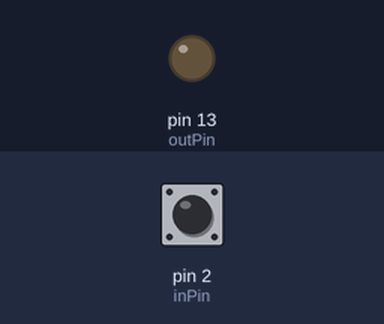
Recording of a sketch running on a simulated Arduino Uno, built with avr-gcc and run on an emulated ATmega328P. Parts: output pins drawn as LEDs (lit = HIGH). The inputs (shaded band) are chosen by the test bench; at power-on: pin 2 (inPin) HIGH.

Above: at 1.2 s.
1.3 s: pin 2 (inPin) pulled LOW for 0.15 s
At 2.6 s:
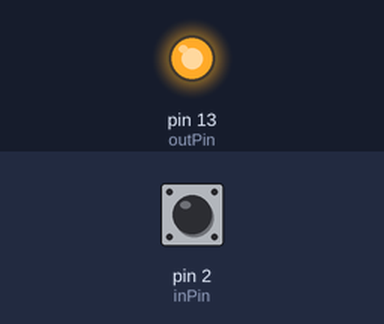
2.9 s: pin 2 (inPin) pulled LOW for 1 s
At 5.1 s:
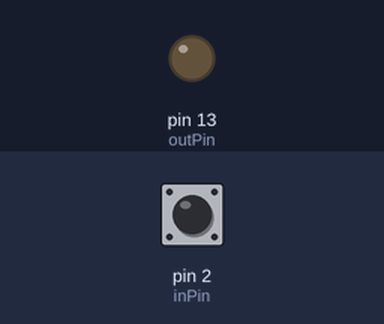
5.4 s: pin 2 (inPin) pulled LOW for 3.2 s
At 8.9 s:
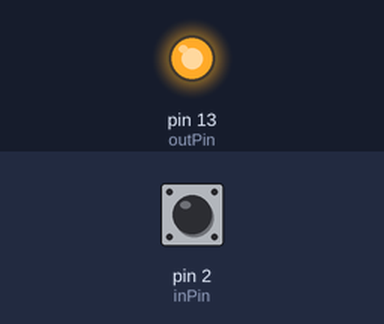
Timing chart, 0 to 10.4 s (numbered marks = the images above; inputs shaded):
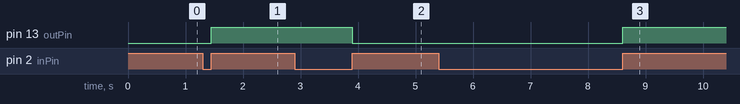

Measured:
- after the input at 1.3 s, pin 13 (outPin): LOW → HIGH after 0.15 s
- after the input at 2.9 s, pin 13 (outPin): HIGH → LOW after 1.0 s
- after the input at 5.4 s, pin 13 (outPin): LOW → HIGH after 3.2 s

The sketch:

toggle_button.ino
```cpp
int inPin = 2;         // the number of the input pin
int outPin = 13;       // the number of the output pin

int state = LOW;      // the current state of the output pin
int reading;           // the current reading from the input pin
int previous = HIGH;  // the previous reading from the input pin

// the follow variables are long's because the time, measured in miliseconds,
// will quickly become a bigger number than can be stored in an int.
long time = 0;         // the last time the output pin was toggled
long debounce = 200;   // the debounce time, increase if the output flickers

void setup()
{
  pinMode(inPin, INPUT_PULLUP);
  pinMode(outPin, OUTPUT);
}

void loop()
{
  reading = digitalRead(inPin);

  // if the input just went from LOW and HIGH and we've waited long enough
  // to ignore any noise on the circuit, toggle the output pin and remember
  // the time
  if (reading == HIGH && previous == LOW && millis() - time > debounce) {
    if (state == HIGH)
      state = LOW;
    else
      state = HIGH;

    time = millis();
  }

  digitalWrite(outPin, state);

  previous = reading;
}
```
